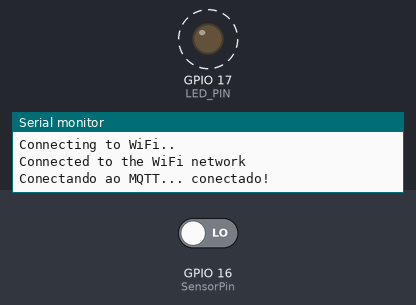
A program run on a simulated ESP32. Shown: output pins drawn as LEDs (lit = HIGH), the last lines printed to the serial monitor. Dashed ring = blinking. The test bench sets the inputs (shaded band); at power-on: GPIO 16 (SensorPin) LOW. WiFi joins after 1.5 s; servers stay silent unless stated; no MQTT or app messages arrive unless stated.

Above: at 4.45 s.
4.8 s: GPIO 16 (SensorPin) driven HIGH
At 5.4 s:
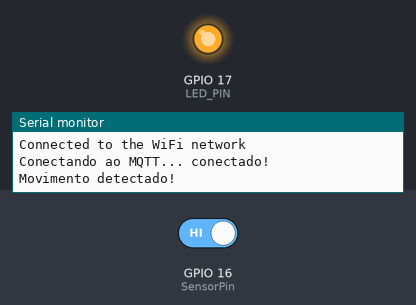
6.3 s: GPIO 16 (SensorPin) driven LOW
At 8.9 s:
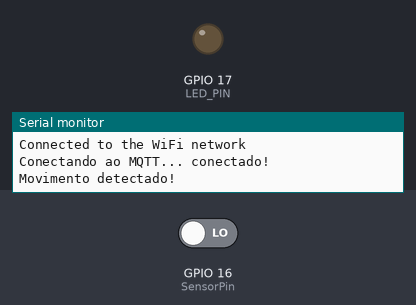
Timing chart, 0 to 10.4 s (numbered marks = the images above; inputs shaded):
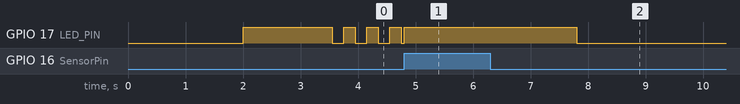

The program:

main.cpp
```cpp
#include <Arduino.h>
#include <WiFi.h>
#include <PubSubClient.h>
#include <secrets.h>

#define SensorPin 16
#define LED_PIN 17

// 🔹 WiFi
const char *ssid = WIFI_SSID;
const char *password = WIFI_PASS;

// 🔹 MQTT (RabbitMQ)
const char *mqtt_server = MQTT_HOST;
const int mqtt_port = MQTT_PORT;
const char *mqtt_user = MQTT_USER;
const char *mqtt_pass = MQTT_PASS;
const char *mqtt_topic = "esp";

// 🔹 Blink LED
unsigned long lastBlink = 0;
const int blinkInterval = 500; // ms
bool ledState = false;

WiFiClient espClient;
PubSubClient client(espClient);

void reconnect_mqtt()
{
    while (!client.connected())
    {
        Serial.print("Conectando ao MQTT...");
        if (client.connect("esp32-client", mqtt_user, mqtt_pass))
        {
            Serial.println(" conectado!");
        }
        else
        {
            Serial.print(" falhou, rc=");
            Serial.print(client.state());
            delay(2000);
        }
    }
}

void blinkLed()
{
    digitalWrite(LED_PIN, LOW);
    delay(200);
    digitalWrite(LED_PIN, HIGH);
    delay(200);
    digitalWrite(LED_PIN, LOW);
    delay(200);
    digitalWrite(LED_PIN, HIGH);
    delay(200);
    digitalWrite(LED_PIN, LOW);
    delay(200);
    digitalWrite(LED_PIN, HIGH);
    delay(200);
    ledState = true;
}

void wifiSetup()
{
    WiFi.begin(ssid, password);

    while (WiFi.status() != WL_CONNECTED)
    {
        delay(500);
        Serial.println("Connecting to WiFi..");
    }
    Serial.println("Connected to the WiFi network");
}

void setup()
{
    Serial.begin(115200);
    delay(2000);

    // Seta o pino do LED cmo saida
    pinMode(LED_PIN, OUTPUT);
    pinMode(SensorPin, INPUT);
    digitalWrite(LED_PIN, HIGH);

    wifiSetup();

    client.setServer(mqtt_server, mqtt_port);
}

void loop()
{
    if (!client.connected())
    {
        reconnect_mqtt();
        return;
    }

    if (!ledState)
    {
        blinkLed();
    }

    client.loop();

    int motion = digitalRead(SensorPin);

    if (motion == HIGH)
    {
        digitalWrite(LED_PIN, HIGH);

        Serial.println("Movimento detectado!");
        client.publish(mqtt_topic, "movimento detectado");

        delay(3000); // evita flood
    }
    else
    {
        digitalWrite(LED_PIN, LOW);
    }
}
```

secrets.example.h
```cpp
#pragma once

#define WIFI_SSID "YOUR_WIFI"
#define WIFI_PASS "YOUR_PASSWORD"

#define MQTT_HOST "BROKER_IP"
#define MQTT_PORT 1883
#define MQTT_USER "USER"
#define MQTT_PASS "PASS"
```

Measured:
- after the input at 4.8 s, GPIO 17 (LED_PIN): LOW → HIGH at once
- after the input at 6.3 s, GPIO 17 (LED_PIN): HIGH → LOW after 1.5 s
- by itself, GPIO 17 (LED_PIN): alternates HIGH for 0.20 s and LOW for 0.20 s
